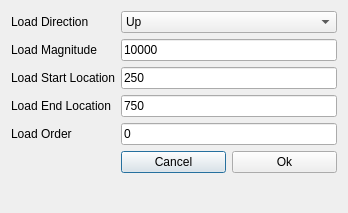
<?xml version="1.0" encoding="UTF-8"?>
<ui version="4.0">
 <class>Dialog</class>
 <widget class="QDialog" name="Dialog">
  <property name="geometry">
   <rect>
    <x>0</x>
    <y>0</y>
    <width>348</width>
    <height>213</height>
   </rect>
  </property>
  <property name="windowTitle">
   <string>Dialog</string>
  </property>
  <layout class="QFormLayout" name="formLayout">
   <item row="1" column="0">
    <widget class="QLabel" name="label">
     <property name="text">
      <string>Load Magnitude</string>
     </property>
    </widget>
   </item>
   <item row="1" column="1">
    <widget class="QLineEdit" name="loadMagnitudeInputField">
     <property name="text">
      <string>10000</string>
     </property>
    </widget>
   </item>
   <item row="2" column="0">
    <widget class="QLabel" name="label_2">
     <property name="text">
      <string>Load Start Location</string>
     </property>
    </widget>
   </item>
   <item row="2" column="1">
    <widget class="QLineEdit" name="loadStartLocationInputField">
     <property name="text">
      <string>250</string>
     </property>
    </widget>
   </item>
   <item row="3" column="0">
    <widget class="QLabel" name="label_3">
     <property name="text">
      <string>Load End Location</string>
     </property>
    </widget>
   </item>
   <item row="3" column="1">
    <widget class="QLineEdit" name="loadEndLocationInputField">
     <property name="text">
      <string>750</string>
     </property>
    </widget>
   </item>
   <item row="4" column="0">
    <widget class="QLabel" name="label_4">
     <property name="text">
      <string>Load Order</string>
     </property>
    </widget>
   </item>
   <item row="4" column="1">
    <widget class="QLineEdit" name="loadOrderInputField">
     <property name="text">
      <string>0</string>
     </property>
    </widget>
   </item>
   <item row="5" column="1">
    <layout class="QHBoxLayout" name="horizontalLayout_2">
     <item>
      <widget class="QPushButton" name="Cancel_button">
       <property name="text">
        <string>Cancel</string>
       </property>
      </widget>
     </item>
     <item>
      <widget class="QPushButton" name="Ok_button">
       <property name="text">
        <string>Ok</string>
       </property>
      </widget>
     </item>
    </layout>
   </item>
   <item row="0" column="0">
    <widget class="QLabel" name="label_5">
     <property name="text">
      <string>Load Direction</string>
     </property>
    </widget>
   </item>
   <item row="0" column="1">
    <widget class="QComboBox" name="loadDirectionComboBox">
     <item>
      <property name="text">
       <string>Up</string>
      </property>
     </item>
     <item>
      <property name="text">
       <string>Down</string>
      </property>
     </item>
    </widget>
   </item>
  </layout>
 </widget>
 <resources/>
 <connections/>
</ui>
